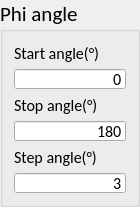
              <widget class="QGroupBox" name="groupBox_4">
               <property name="minimumSize">
                <size>
                 <width>140</width>
                 <height>207</height>
                </size>
               </property>
               <property name="maximumSize">
                <size>
                 <width>130</width>
                 <height>207</height>
                </size>
               </property>
               <property name="font">
                <font>
                 <family>Calibri</family>
                 <pointsize>16</pointsize>
                </font>
               </property>
               <property name="styleSheet">
                <string notr="true"/>
               </property>
               <property name="title">
                <string>Phi angle</string>
               </property>
               <layout class="QGridLayout" name="gridLayout_7">
                <item row="0" column="0">
                 <widget class="QLabel" name="label_6">
                  <property name="font">
                   <font>
                    <family>Calibri</family>
                    <pointsize>12</pointsize>
                    <weight>50</weight>
                    <italic>false</italic>
                    <bold>false</bold>
                   </font>
                  </property>
                  <property name="styleSheet">
                   <string/>
                  </property>
                  <property name="text">
                   <string>Start angle(°)</string>
                  </property>
                 </widget>
                </item>
                <item row="4" column="0">
                 <widget class="QLabel" name="label_8">
                  <property name="font">
                   <font>
                    <family>Calibri</family>
                    <pointsize>12</pointsize>
                    <weight>50</weight>
                    <italic>false</italic>
                    <bold>false</bold>
                   </font>
                  </property>
                  <property name="styleSheet">
                   <string/>
                  </property>
                  <property name="text">
                   <string>Step angle(°)</string>
                  </property>
                 </widget>
                </item>
                <item row="5" column="0">
                 <widget class="QLineEdit" name="lineEdit_step_P">
                  <property name="font">
                   <font>
                    <family>Calibri</family>
                    <pointsize>12</pointsize>
                    <weight>50</weight>
                    <italic>false</italic>
                    <bold>false</bold>
                   </font>
                  </property>
                  <property name="styleSheet">
                   <string/>
                  </property>
                  <property name="text">
                   <string>3</string>
                  </property>
                  <property name="alignment">
                   <set>Qt::AlignRight|Qt::AlignTrailing|Qt::AlignVCenter</set>
                  </property>
                 </widget>
                </item>
                <item row="3" column="0">
                 <widget class="QLineEdit" name="lineEdit_stop_P">
                  <property name="font">
                   <font>
                    <family>Calibri</family>
                    <pointsize>12</pointsize>
                    <weight>50</weight>
                    <italic>false</italic>
                    <bold>false</bold>
                   </font>
                  </property>
                  <property name="styleSheet">
                   <string/>
                  </property>
                  <property name="text">
                   <string>180</string>
                  </property>
                  <property name="alignment">
                   <set>Qt::AlignRight|Qt::AlignTrailing|Qt::AlignVCenter</set>
                  </property>
                 </widget>
                </item>
                <item row="1" column="0">
                 <widget class="QLineEdit" name="lineEdit_start_P">
                  <property name="font">
                   <font>
                    <family>Calibri</family>
                    <pointsize>12</pointsize>
                    <weight>50</weight>
                    <italic>false</italic>
                    <bold>false</bold>
                   </font>
                  </property>
                  <property name="styleSheet">
                   <string/>
                  </property>
                  <property name="text">
                   <string>0</string>
                  </property>
                  <property name="alignment">
                   <set>Qt::AlignRight|Qt::AlignTrailing|Qt::AlignVCenter</set>
                  </property>
                 </widget>
                </item>
                <item row="2" column="0">
                 <widget class="QLabel" name="label_7">
                  <property name="font">
                   <font>
                    <family>Calibri</family>
                    <pointsize>12</pointsize>
                    <weight>50</weight>
                    <italic>false</italic>
                    <bold>false</bold>
                   </font>
                  </property>
                  <property name="styleSheet">
                   <string/>
                  </property>
                  <property name="text">
                   <string>Stop angle(°)</string>
                  </property>
                 </widget>
                </item>
               </layout>
              </widget>
